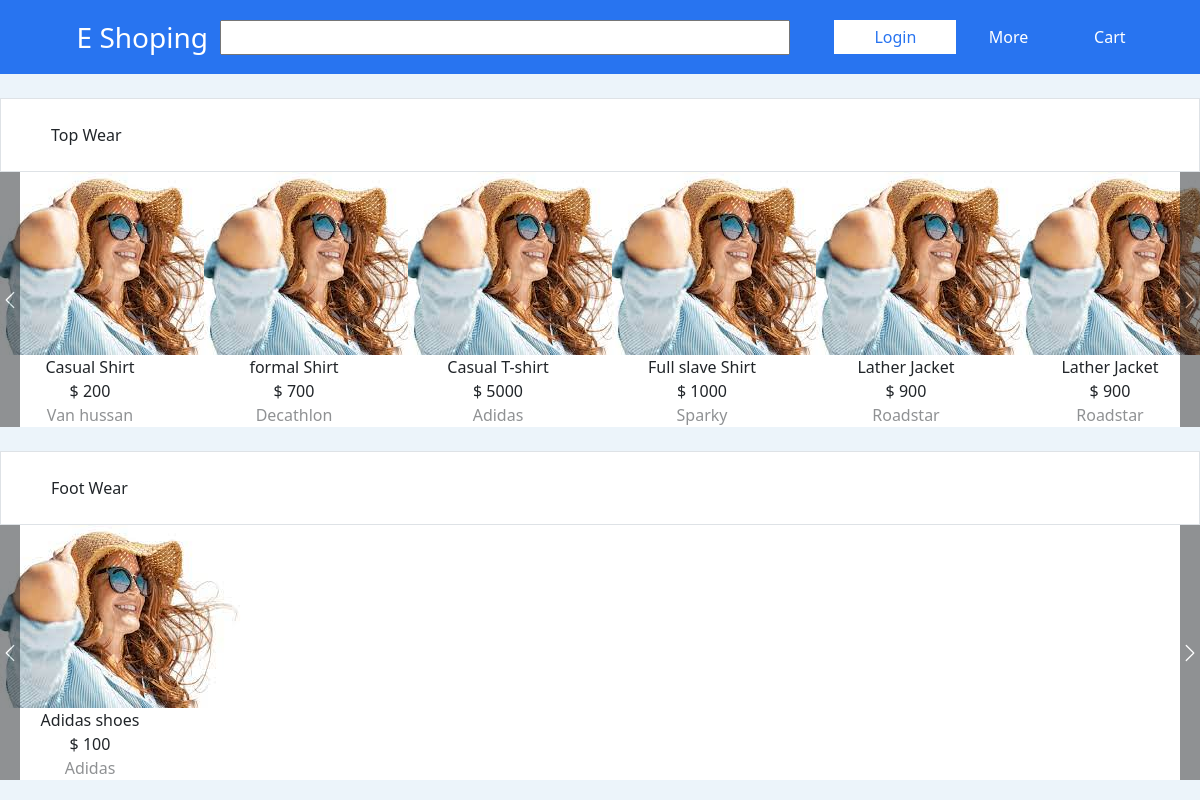
The page / on the database its author committed.
### shop/models.py (models this page shows)
class product(models.Model):
    product_image=models.ImageField()
    product_name=models.CharField(max_length=500)
    product_brand=models.CharField(max_length=150,default='')
    product_price=models.IntegerField()
    product_category=models.CharField(max_length=1, choices=[('t',"Top Wear"),('b','Bottom Wear'),('f','Foot Wear')])
    product_description=models.CharField(max_length=500)
    product_discount=models.IntegerField()
    rating=models.FloatField()

### shop/views.py (the view)
# urls.py: path('',views.home_page,name='home'),
def home_page(request):
    top_wear=product.objects.filter(product_category='t')
    foot_wear=product.objects.filter(product_category='f')
    all_product={
        'topwear':top_wear,
        'topwear_len':len(top_wear),
        'footwear':foot_wear,
        'footwear_len':len(foot_wear),
        }
    return render(request,'shop/home.html',all_product)

### shop/templates/shop/home.html (shortened to what this page needs)
{% extends 'shop/base.html' %}
{% block content %}
<div class="mt-4 bg-white positon-relative">
    {% include 'shop/component/topwear.html' %}
</div>
<div class="mt-4 bg-white positon-relative">
    {% include 'shop/component/footwear.html' %}
</div>
{% endblock content %}

### shop/templates/shop/component/topwear.html (shortened to what this page needs)
{% load static %}
<div>
    <div class="header d-flex border py-4 border-bottom">
        <div class="heading mycontainer">Top Wear</div>
    </div>
    <div id="carouselExampleIndicators" class="carousel slide" data-bs-ride="carousel">
        <div class="carousel-indicators">
            <button type="button" data-bs-target="#carouselExampleIndicators" data-bs-slide-to="0" class="active"
                aria-current="true" aria-label="Slide 1"></button>
            <button type="button" data-bs-target="#carouselExampleIndicators" data-bs-slide-to="1"
                aria-label="Slide 2"></button>
            <button type="button" data-bs-target="#carouselExampleIndicators" data-bs-slide-to="2"
                aria-label="Slide 3"></button>
        </div>
        <div class="carousel-inner">
            <div class="carousel-item active">
            <div class="row">
                {% for item in topwear %}
                <div class="col-2">
                    <a class="text-dark text-decoration-none" href="{% url 'product_detail' item.id %}">
                    <div class="items">
                        <div class="image">
                            <img src="{% static 'shop/images/product.jpeg' %}" alt="">
                        </div>
                        <div class="item_detail d-flex flex-column justify-content-center text-center">
                            <span class="item_name">{{item.product_name}}</span>
                            <span class="item_price">$ {{item.product_price}}</span>
                            <span class="item_category opacity-50">{{item.product_brand}}</span>
                        </div>
                    </div>
                    </a>
                </div>
                {% if forloop.counter|divisibleby:6 %}
                </div>
                </div>
                {% endif %}
                {% endfor %}
        </div>
        <button class="carousel-control-prev bg-dark" style="width: 20px;" type="button"
            data-bs-target="#carouselExampleIndicators" data-bs-slide="prev">
            <span class="carousel-control-prev-icon" aria-hidden="true"></span>
        </button>
        <button class="carousel-control-next bg-dark" style="width: 20px;" type="button"
            data-bs-target="#carouselExampleIndicators" data-bs-slide="next">
            <span class="carousel-control-next-icon" aria-hidden="true"></span>
        </button>
    </div>
</div>

### shop/templates/shop/component/footwear.html (shortened to what this page needs)
{% load static %}
<div>
    <div class="header d-flex border py-4 border-bottom">
        <div class="heading mycontainer">Foot Wear</div>
    </div>
    <div id="carouselExampleIndicators" class="carousel slide" data-bs-ride="carousel">
        <div class="carousel-indicators">
            <button type="button" data-bs-target="#carouselExampleIndicators" data-bs-slide-to="0" class="active"
                aria-current="true" aria-label="Slide 1"></button>
            <button type="button" data-bs-target="#carouselExampleIndicators" data-bs-slide-to="1"
                aria-label="Slide 2"></button>
            <button type="button" data-bs-target="#carouselExampleIndicators" data-bs-slide-to="2"
                aria-label="Slide 3"></button>
        </div>
        <div class="carousel-inner">
            <div class="carousel-item active">
            <div class="row">
                {% for item in footwear %}
                <div class="col-2">
                    <div class="items">
                        <div class="image">
                            <img src="{% static 'shop/images/product.jpeg' %}" alt="">
                        </div>
                        <div class="item_detail d-flex flex-column justify-content-center text-center">
                            <span class="item_name">{{item.product_name}}</span>
                            <span class="item_price">$ {{item.product_price}}</span>
                            <span class="item_category opacity-50">{{item.product_brand}}</span>
                        </div>
                    </div>
                </div>
                {% ifequal forloop.counter footwear_len %}
                    </div>
                    </div>
                {% endifequal %}
                {% endfor %}
        </div>
        <button class="carousel-control-prev bg-dark" style="width: 20px;" type="button"
            data-bs-target="#carouselExampleIndicators" data-bs-slide="prev">
            <span class="carousel-control-prev-icon" aria-hidden="true"></span>
        </button>
        <button class="carousel-control-next bg-dark" style="width: 20px;" type="button"
            data-bs-target="#carouselExampleIndicators" data-bs-slide="next">
            <span class="carousel-control-next-icon" aria-hidden="true"></span>
        </button>
    </div>
</div>

### shop/static/shop/css/style.css (style rules this page uses)
body { background-color: #ECF4FA; }
.mycontainer { padding: 0px 50px; }

### shop/templates/shop/base.html (style rules this page uses)
* { margin: 0; padding: 0; }

### rows shown on the page
product: product_name "Casual Shirt", product_price "200", product_brand "Van hussan"
product: product_name "formal Shirt", product_price "700", product_brand "Decathlon"
product: product_name "Casual T-shirt", product_price "5000", product_brand "Adidas"
product: product_name "Full slave Shirt", product_price "1000", product_brand "Sparky"
product: product_name "Lather Jacket", product_price "900", product_brand "Roadstar"
product: product_name "Lather Jacket", product_price "900", product_brand "Roadstar"
product: product_name "Adidas shoes", product_price "100", product_brand "Adidas"
